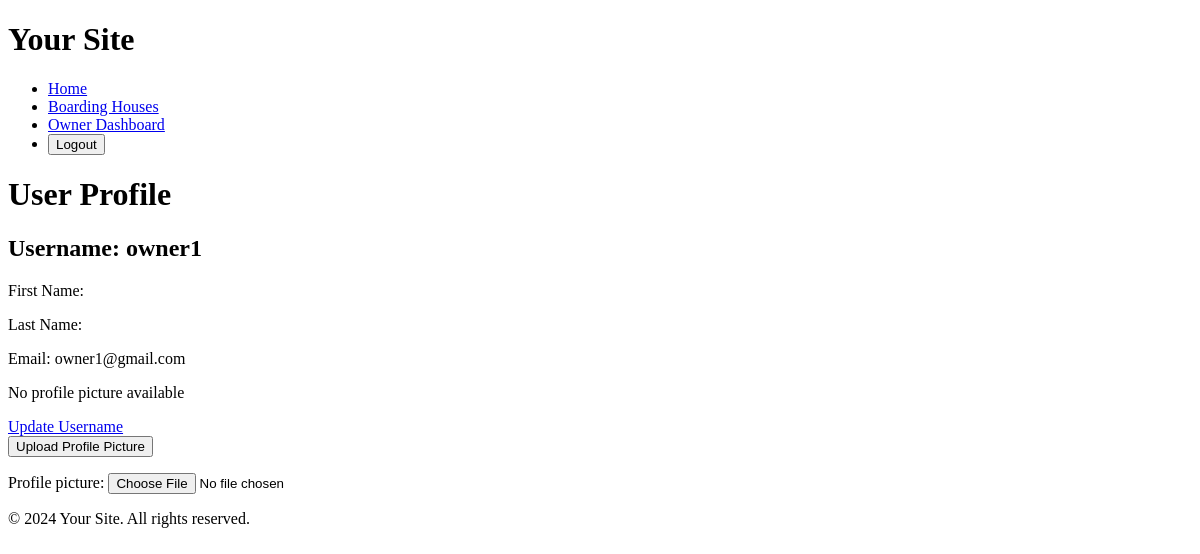
Before: /user/profile/ (signed in) with the older database file.
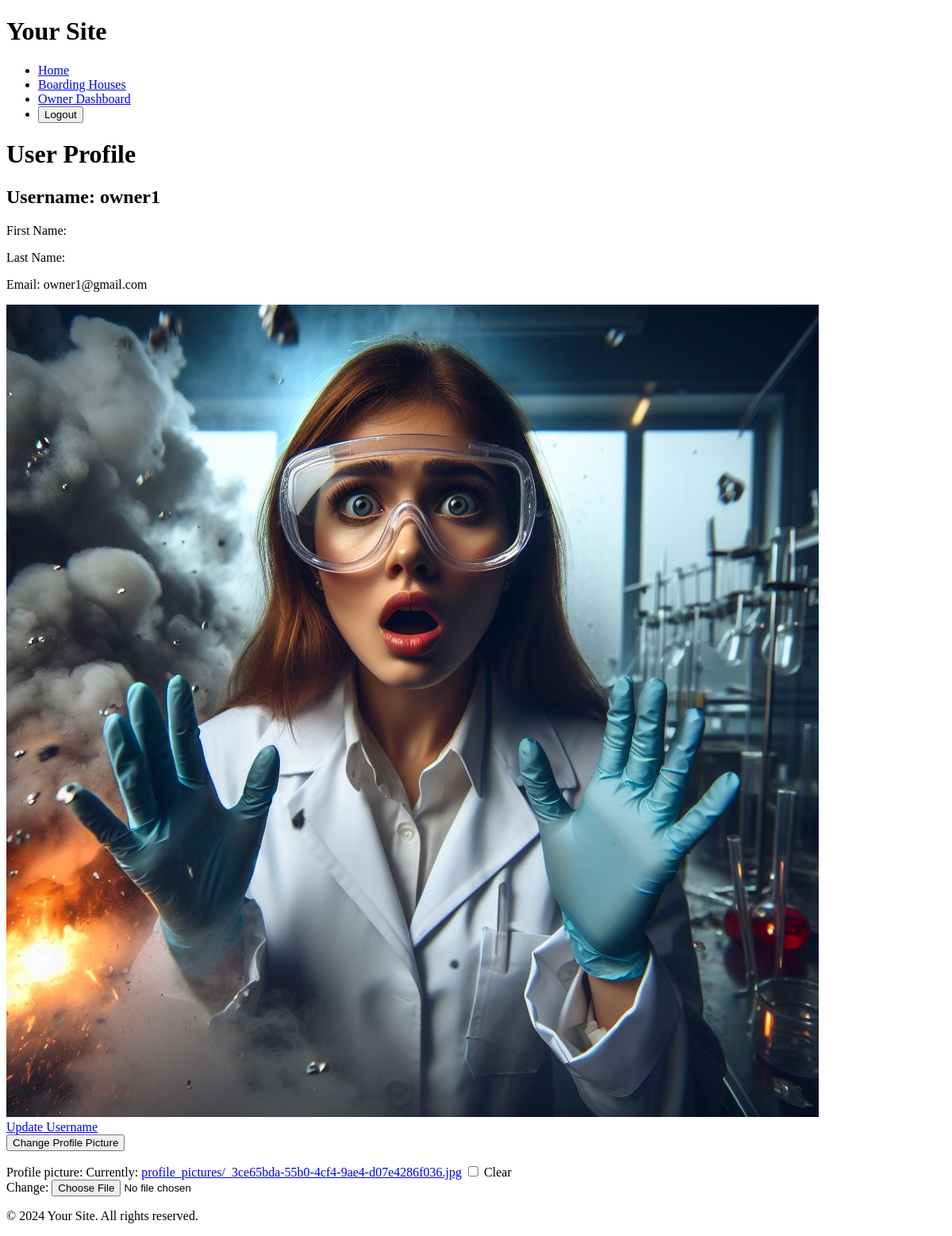
After: the same page with the newer database file.
### Website/models.py (models this page shows, shortened)
class Profile(models.Model):
    user = models.OneToOneField(User, on_delete=models.CASCADE)
    profile_picture = models.ImageField(upload_to='profile_pictures', blank=True, null=True)

### Website/views.py (the view, shortened to what this page needs)
# urls.py: path('user/profile/', ProfileView.as_view(), name='profile'),
class ProfileView(LoginRequiredMixin, View):
    def get(self, request):
        profile = request.user.profile
        form = ProfileForm(instance=profile)
        return render(request, 'profile.html', {'form': form, 'profile': profile})

### Website/forms.py
class ProfileForm(forms.ModelForm):
    class Meta:
        model = Profile
        fields = ["profile_picture"]

### Website/templatetags/custom_filters.py (called while the page is built)
@register.filter
def has_group(user, group_name):
    return user.groups.filter(name=group_name).exists()

### Website/templates/profile.html (shortened to what this page needs)
{% extends 'base.html' %}
{% load static %}
{% block content %}
    <!DOCTYPE html>
    <html>
    <head>
    </head>
    <body>
        <h1>User Profile</h1>
        <div>
            <h2>Username: {{ profile.user.username }}</h2>
            <p>First Name: {{ profile.user.first_name }}</p>
            <p>Last Name: {{ profile.user.last_name }}</p>
            <p>Email: {{ profile.user.email }}</p>
            {% if profile.profile_picture %}
                <img src="{{ profile.profile_picture.url }}" alt="Profile Picture">
            {% else %}
                <p>No profile picture available</p>
            {% endif %}
        </div>
        <a href="{% url 'update_username' %}">Update Username</a>
        <form method="post" enctype="multipart/form-data">
            {% if profile.profile_picture %}
                <button type="submit">Change Profile Picture</button>
            {% else %}
                <button type="submit">Upload Profile Picture</button>
            {% endif %}
            {{ form.as_p }}
        </form>
    </body>
    </html>
{% endblock %}

Changed rows visible on the page:
changed Profile "owner1": profile_picture: picture added
Other visible differences:
form field as_p: (not shown) → "☐"
text no longer shown: "Profile picture: No profile picture available Upload Profile Picture"
text now shown: "Change Profile Picture Profile picture: Currently: profile_pictures/_3ce65bda-55b0-4cf4-9ae4-d07e4286f036.jpg Clear Change:"
